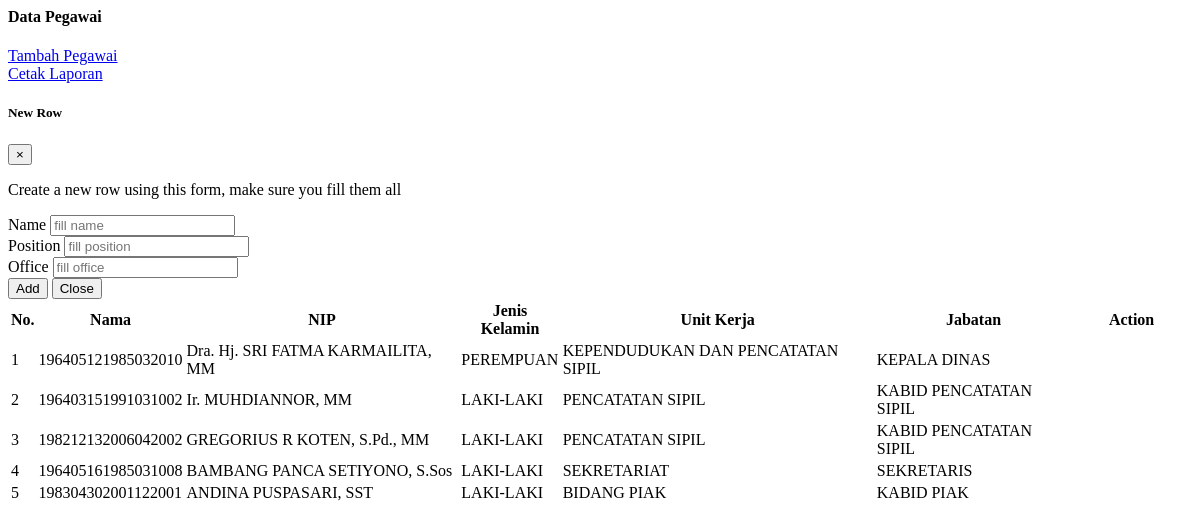
The app's page /demo1/tampil_pegawai.php with its own data.
### tables this page shows
CREATE TABLE `data_pegawai` (
  `id_pegawai` int(11) NOT NULL,
  `nama_pegawai` varchar(128) NOT NULL,
  `nip` varchar(18) NOT NULL,
  `jenis_kelamin` varchar(128) NOT NULL,
  `unit_kerja` varchar(128) NOT NULL,
  `jabatan` varchar(128) NOT NULL
);

### demo1/tampil_pegawai.php (the view, shortened to what this page needs)
<?php include '../konek.php'; ?>
<link href="css/sweetalert.css" rel="stylesheet" type="text/css">
<div class="page-inner">
    <div class="row">
        <div class="col-md-12">
            <div class="card">
                <div class="card-header">
                    <div class="d-flex align-items-center">
                        <h4 class="card-title">Data Pegawai</h4>
                        <a href="?halaman=tambah_pegawai" class="btn btn-primary btn-round ml-auto">
                            Tambah Pegawai
                        </a>
                    </div>
                    <a href="../phpfpdf5" class="btn btn-info btn-border btn-round btn-sm">
                        Cetak Laporan
                    </a>
                </div>
                <div class="card-body">
                    <div class="modal fade" id="addRowModal" tabindex="-1" role="dialog" aria-hidden="true">
                        <div class="modal-dialog" role="document">
                            <div class="modal-content">
                                <div class="modal-header no-bd">
                                    <h5 class="modal-title">
                                        <span class="fw-mediumbold">
                                            New
                                        </span>
                                        <span class="fw-light">
                                            Row
                                        </span>
                                    </h5>
                                    <button type="button" class="close" data-dismiss="modal" aria-label="Close">
                                        <span aria-hidden="true">&times;</span>
                                    </button>
                                </div>
                                <div class="modal-body">
                                    <p class="small">Create a new row using this form, make sure you fill them all</p>
                                    <div class="row">
                                        <div class="col-sm-12">
                                            <div class="form-group form-group-default">
                                                <label>Name</label>
                                                <input id="addName" type="text" class="form-control" placeholder="fill name">
                                            </div>
                                        </div>
                                        <div class="col-md-6 pr-0">
                                            <div class="form-group form-group-default">
                                                <label>Position</label>
                                                <input id="addPosition" type="text" class="form-control" placeholder="fill position">
                                            </div>
                                        </div>
                                        <div class="col-md-6">
                                            <div class="form-group form-group-default">
                                                <label>Office</label>
                                                <input id="addOffice" type="text" class="form-control" placeholder="fill office">
                                            </div>
                                        </div>
                                    </div>
                                </div>
                                <div class="modal-footer no-bd">
                                    <button type="button" id="addRowButton" class="btn btn-primary">Add</button>
                                    <button type="button" class="btn btn-danger" data-dismiss="modal">Close</button>
                                </div>
                            </div>
                        </div>
                    </div>
                    <form action="">
                        <div class="table-responsive">
                            <table id="add" class="display table table-striped table-hover">
                                <thead>
                                    <tr>
                                        <th>No.</th>
                                        <th>Nama</th>
                                        <th>NIP</th>
                                        <th>Jenis Kelamin</th>
                                        <th>Unit Kerja</th>
                                        <th>Jabatan</th>
                                        <th style="width: 10%">Action</th>
                                    </tr>
                                </thead>
                                <tbody>
                                    <?php
                                    $no = 1;
                                    $tampil = "SELECT * FROM data_pegawai";
                                    $query = mysqli_query($konek, $tampil);
                                    while ($data = mysqli_fetch_array($query, MYSQLI_BOTH)) {
                                        $nip = $data['nip'];
                                        $nama_pegawai = $data['nama_pegawai'];
                                        $jenis_kelamin = $data['jenis_kelamin'];
                                        $unit_kerja = $data['unit_kerja'];
                                        $jabatan = $data['jabatan'];
                                    ?>
                                        <tr>
                                            <td><?php echo $no++; ?></td>
                                            <td><?php echo $nip; ?></td>
                                            <td><?php echo $nama_pegawai; ?></td>
                                            <td><?php echo $jenis_kelamin; ?></td>
                                            <td><?php echo $unit_kerja; ?></td>
                                            <td><?php echo $jabatan; ?></td>
                                            <td>
                                            </td>
                                        </tr>
                                    <?php
                                    }
                                    ?>
                                </tbody>
                            </table>
                        </div>
                    </form>
                </div>
            </div>
        </div>
    </div>
</div>

### records on screen
data_pegawai: nip "196405121985032010", nama_pegawai "Dra. Hj. SRI FATMA KARMAILITA, MM", jenis_kelamin "PEREMPUAN", unit_kerja "KEPENDUDUKAN DAN PENCATATAN SIPIL", jabatan "KEPALA DINAS"
data_pegawai: nip "196403151991031002", nama_pegawai "Ir. MUHDIANNOR, MM", jenis_kelamin "LAKI-LAKI", unit_kerja "PENCATATAN SIPIL", jabatan "KABID PENCATATAN SIPIL"
data_pegawai: nip "198212132006042002", nama_pegawai "GREGORIUS R KOTEN, S.Pd., MM", jenis_kelamin "LAKI-LAKI", unit_kerja "PENCATATAN SIPIL", jabatan "KABID PENCATATAN SIPIL"
data_pegawai: nip "196405161985031008", nama_pegawai "BAMBANG PANCA SETIYONO, S.Sos", jenis_kelamin "LAKI-LAKI", unit_kerja "SEKRETARIAT", jabatan "SEKRETARIS"
data_pegawai: nip "198304302001122001", nama_pegawai "ANDINA PUSPASARI, SST", jenis_kelamin "LAKI-LAKI", unit_kerja "BIDANG PIAK", jabatan "KABID PIAK"
